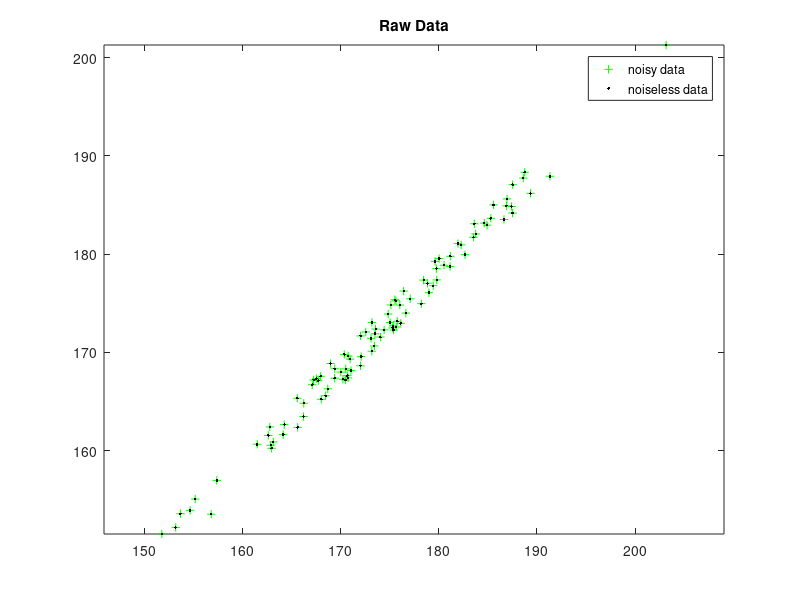

MATLAB code for this plot: (Note: this script raises an error after producing the figure.)
function quasi_whitening_demo_giica()
% function demo_giica()
% This is a demo script for the GIICA routine.  It produces data (both the
% underlying clean set of data (uniform vs. uniform) and a perturbed
% noisy data that includes the additive Gaussian noise).  Then, the noisy
% data is run through GI-ICA after various preprocessing ideas including:
%   - k4 pseudo inner product -- This is not a preprocessing step, but
%       instead uses fourth cumulant information to set up an "inner
%       product space" (which may have negative values of < x, x >) in
%       which the cumulant based gradient iteration ICA can be run.  This
%       tends to produce more accurate results than
%       quasi-orthogonalization, and avoids some numerical issues.
%   - quasi-orthogonalization -- Fourth cumulant based preprocessing step
%       which approximately orthogonalizes the underlying independent
%       components.
%   - whitening -- Preprocesses the data using covariance information in
%       order to make it have identity covariance.  In the noise free
%       setting (no additive Gaussian noise), this is valid and preferred
%       for orthogonalizing the latent source signals.  However, it is not
%       invaraint to Gaussian noise.
% The demixing are then displayed with the demixing matrix applied both to
% the noisy data used by the ICA algorithm and to the underlying noise-free
% data.
%
% In practice, the user would only have access to the noisy data.

    % Toggle to 1 in order to repeat the previous run.  Note that this
    % saves to the same file as used by the other demo script.
    UsePriorRun = 0;

    if UsePriorRun
        load('vars')
        rng(status);
    else
        status = rng;
        rng(status);
    end
    save('vars')

    samples = 100;
    % d = 2 for this demo
    NoiseMagnitude = 0.5;

    d = 100;
    S = (rand(d, samples))*2*sqrt(3);
%     A = [1 1
%         0 1];
    A = triu(ones(d));
    % upper triangular d = 10,100
%     Sigma = [1 1
%         1 2] / 2.6180;
    
    Sigma = ones(d)/ d^2;
    
    X = A*S;
    X2 = X + mvnrnd(zeros(d, samples)', NoiseMagnitude*Sigma)';

    figure(1);
    plot(X2(1, :), X2(2, :), 'g+', X(1, :), X(2, :), 'k.');
    title('Raw Data');
    legend('noisy data', 'noiseless data');
    axis('equal');

    %% Test the GI-ICA interface function
    [S2, A_inv, b] = GIICA(X2, 'quasi-orthogonalize',  'SINR variant', 0, 'verbose', 3);
     S = A_inv*(X - repmat(b, 1, samples));

    figure(3);
    plot(S2(1, :), S2(2, :), 'g+', S(1, :), S(2, :), 'k.');
    title({'demixed data (quasi-orthogonalization & GI-ICA)',...
        'Demixing matrix determined using only the noisy data.'});
    legend('noisy data', 'noiseless data');
    axis('equal');

end